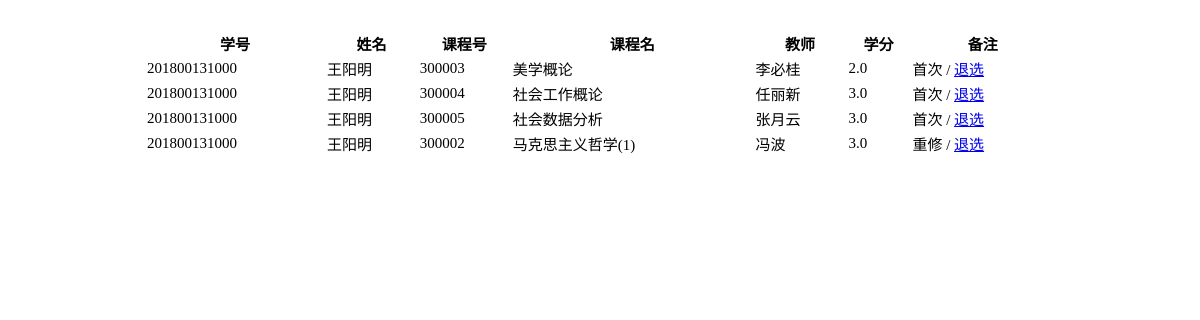
/admin/fun/getChoose.php, run on the app's committed database.
### tables this page shows
CREATE TABLE `student_course` (
  `sid` char(12) NOT NULL,
  `cid` char(6) NOT NULL,
  `score` int(3) DEFAULT NULL,
  `status` char(1) DEFAULT NULL
);

CREATE TABLE `student` (
  `sid` char(12) NOT NULL,
  `name` varchar(10) NOT NULL,
  `sex` char(1) NOT NULL,
  `age` varchar(3) DEFAULT NULL,
  `class` varchar(10) DEFAULT NULL,
  `idnum` char(18) DEFAULT NULL,
  `did` char(2) DEFAULT NULL,
  `email` char(30) DEFAULT NULL,
  `tel` char(11) DEFAULT NULL
);

CREATE TABLE `course` (
  `cid` char(6) DEFAULT NULL,
  `cname` varchar(15) DEFAULT NULL,
  `credit` decimal(2,1) DEFAULT NULL,
  `cadd` varchar(20) DEFAULT NULL,
  `did` char(2) DEFAULT NULL,
  `tname` varchar(15) DEFAULT NULL
);

### admin/fun/getChoose.php (the view, shortened to what this page needs)
<?php
require_once("../../config/database.php");
?>
<!DOCTYPE html>
<html lang="en">
<head>
    <link rel="stylesheet" type="text/css" href="../css/fun.css">
</head>
<body>
<table>
    <tr>
        <th>学号</th>
        <th>姓名</th>
        <th>课程号</th>
        <th>课程名</th>
        <th>教师</th>
        <th>学分</th>
        <th>备注</th>
    </tr>
    <?php
    $com="select * from student natural join student_course as v1 left join course on v1.cid=course.cid where score is null  " ;
    $result=mysqli_query($db,$com);
    if($result){
        while($row=mysqli_fetch_object($result)){
            ?>
            <tr>
                <td><?php echo $row->sid ?></td>
                <td><?php echo $row->name ?></td>
                <td><?php echo $row->cid ?></td>
                <td><?php echo $row->cname ?></td>
                <td><?php echo $row->tname ?></td>
                <td><?php echo $row->credit ?></td>
                <td><?php if($row->status==0) echo("首次"); else echo("重修")?> /
                <a href="delCourse.php?cid=<?php echo $row->cid."&sid=".$row->sid; ?>">退选</a></td>
            </tr>
            <?php
        }
    }
    ?>
</table>
</body>
</html>

### admin/css/fun.css (style rules this page uses)
body { margin: 30px; }
table { width:80%; margin: 0 auto; font-size: 15px; }

### data on the page
student_course: sid.sid "201800131000", sid.name "王阳明", cid.cid "300003", cid.cname "美学概论", cid.tname "李必桂", cid.credit "2.0", status "首次"
student_course: sid.sid "201800131000", sid.name "王阳明", cid.cid "300004", cid.cname "社会工作概论", cid.tname "任丽新", cid.credit "3.0", status "首次"
student_course: sid.sid "201800131000", sid.name "王阳明", cid.cid "300005", cid.cname "社会数据分析", cid.tname "张月云", cid.credit "3.0", status "首次"
student_course: sid.sid "201800131000", sid.name "王阳明", cid.cid "300002", cid.cname "马克思主义哲学(1)", cid.tname "冯波", cid.credit "3.0", status "重修"
